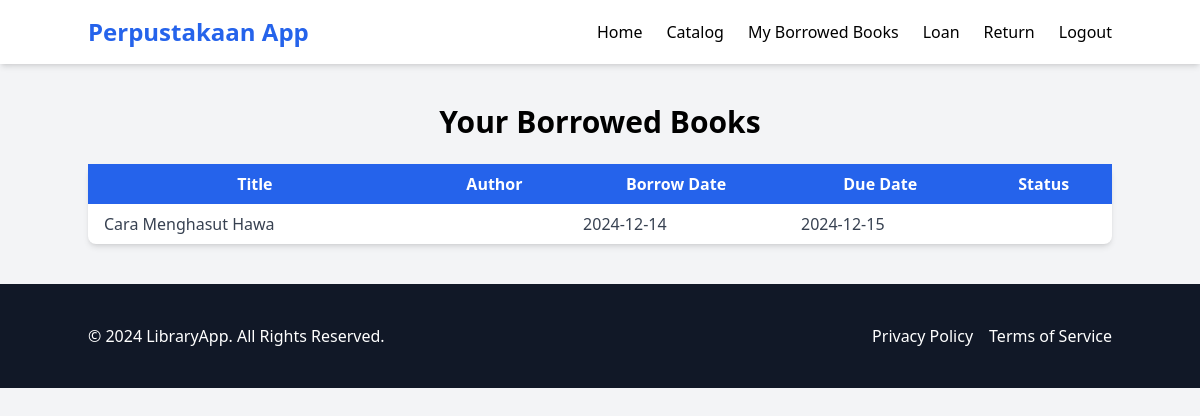
/borrowed (signed in), run on the app's committed database.
### tables this page shows
CREATE TABLE `loans` (
  `id` int(11) NOT NULL,
  `user_id` int(11) NOT NULL,
  `book_id` int(11) NOT NULL,
  `borrow_date` date NOT NULL,
  `return_date` date DEFAULT NULL,
  `due_date` date NOT NULL,
  `status` enum('borrowed','returned','late') DEFAULT 'borrowed',
  `fine` decimal(10,2) DEFAULT 0.00
);

CREATE TABLE `books` (
  `id` int(11) NOT NULL,
  `title` varchar(100) NOT NULL,
  `author` varchar(100) NOT NULL,
  `year` int(4) NOT NULL,
  `stok` int(11) NOT NULL,
  `image` varchar(255) DEFAULT NULL
);

### controllers/BorrowedBooksController.php (called while the page is built)
<?php
class BorrowedBooksController
{
    public function index($db, $user_id)
    {
        $query = "SELECT loans.id, books.title, loans.borrow_date, loans.due_date
                  FROM loans
                  JOIN books ON loans.book_id = books.id
                  WHERE loans.user_id = :user_id AND loans.return_date IS NULL";
        $stmt = $db->prepare($query);
        $stmt->execute(['user_id' => $user_id]);
        $borrowedBooks = $stmt->fetchAll(PDO::FETCH_ASSOC);
        require 'views/borrowed_books.php';
    }
}

### views/borrowed_books.php (the view, shortened to what this page needs)
<?php
require 'assets/header.php';
?>
<section class="container mx-auto py-10">
    <h2 class="text-3xl font-bold text-center mb-6">Your Borrowed Books</h2>
    <?php if (empty($borrowedBooks)): ?>
        <p class="text-center text-lg text-gray-700">You have not borrowed any books yet.</p>
    <?php else: ?>
        <table class="min-w-full table-auto bg-white shadow-md rounded-lg">
            <thead>
                <tr class="bg-blue-600 text-white">
                    <th class="py-2 px-4">Title</th>
                    <th class="py-2 px-4">Author</th>
                    <th class="py-2 px-4">Borrow Date</th>
                    <th class="py-2 px-4">Due Date</th>
                    <th class="py-2 px-4">Status</th>
                </tr>
            </thead>
            <tbody>
                <?php foreach ($borrowedBooks as $book): ?>
                    <tr class="text-gray-700">
                        <td class="py-2 px-4"><?php echo $book['title']; ?></td>
                        <td class="py-2 px-4"><?php echo $book['author']; ?></td>
                        <td class="py-2 px-4"><?php echo $book['borrow_date']; ?></td>
                        <td class="py-2 px-4"><?php echo $book['due_date']; ?></td>
                        <td class="py-2 px-4"><?php echo ucfirst($book['status']); ?></td>
                    </tr>
                <?php endforeach; ?>
            </tbody>
        </table>
    <?php endif; ?>
</section>
<?php require 'assets/footer.php'; ?>

### data on the page
loans: book.title "Cara Menghasut Hawa", borrow_date "2024-12-14", due_date "2024-12-15"
